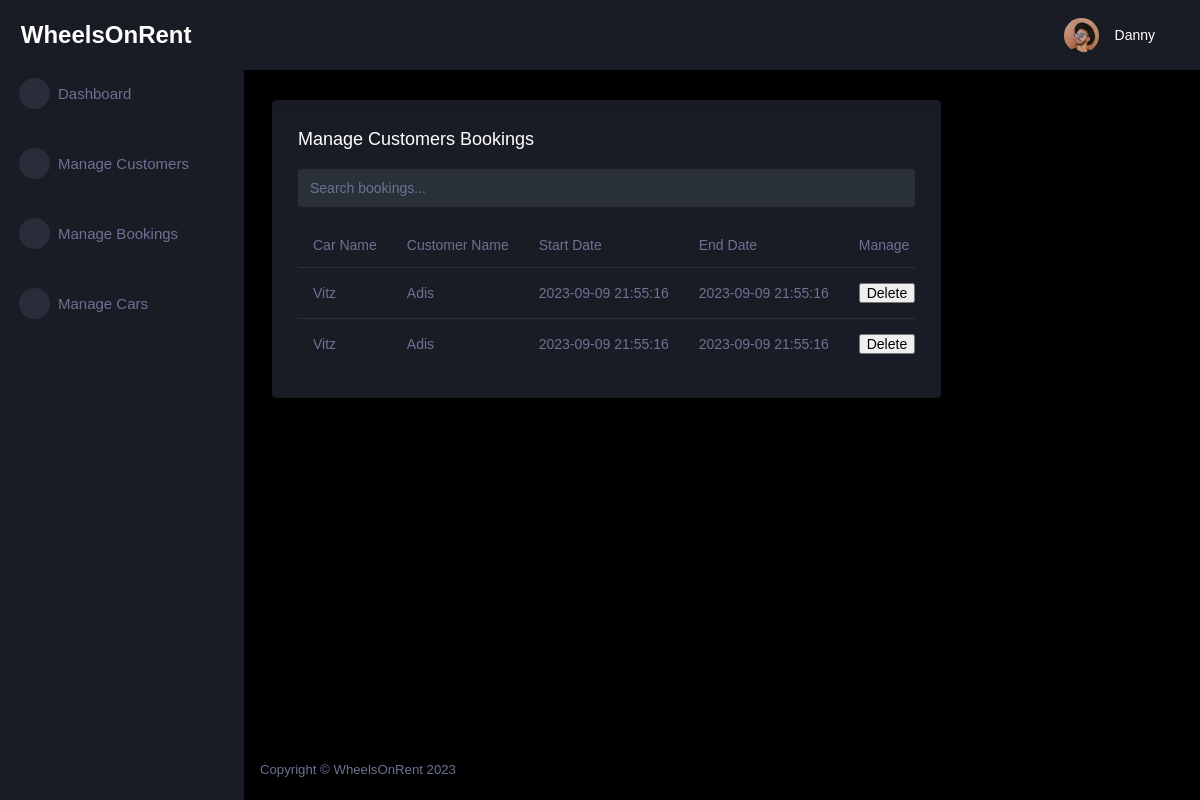
Before: /booking/ (signed in) with the older database file.
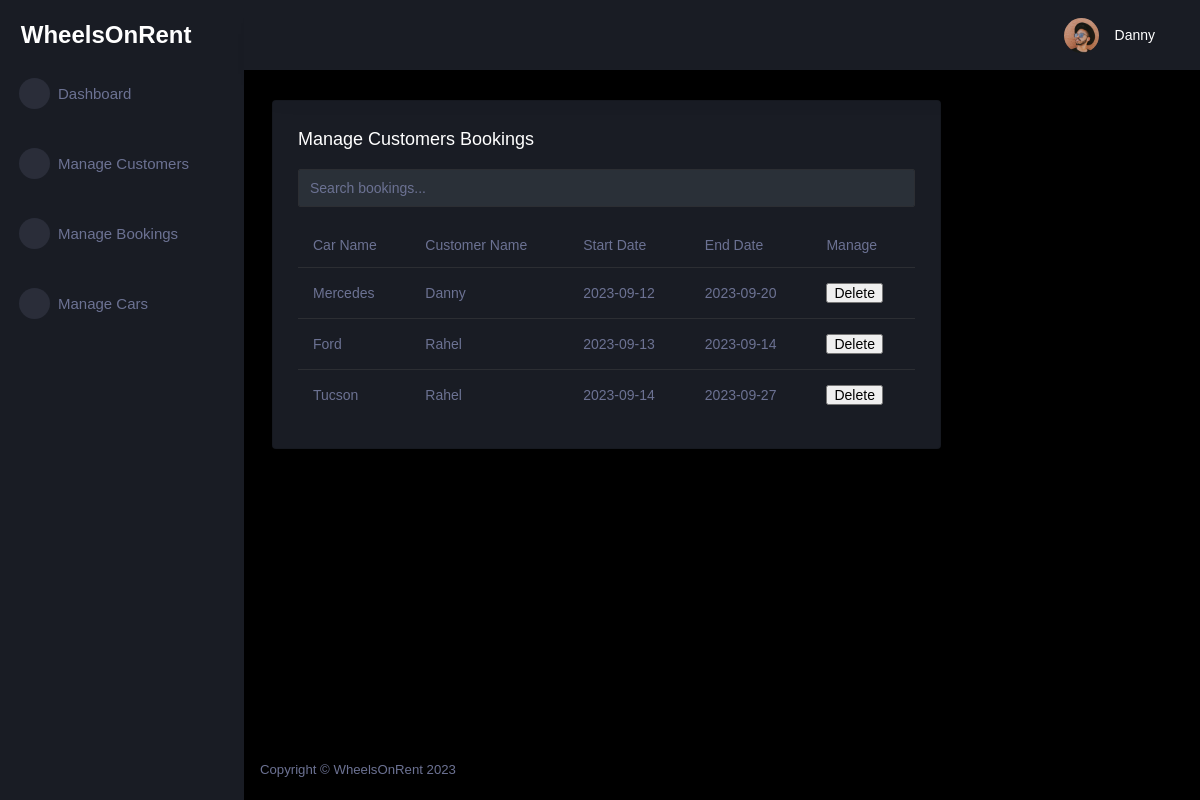
After: the same page with the newer database file.
### tables this page shows
CREATE TABLE customer (
  id INTEGER PRIMARY KEY AUTOINCREMENT,
  name TEXT NOT NULL,
  last_name TEXT NOT NULL,
  phone_number TEXT NOT NULL,
  email TEXT NOT NULL,
  password TEXT NOT NULL,
  role TEXT INTEGER DEFAULT 0
);

CREATE TABLE booking (
  id INTEGER PRIMARY KEY AUTOINCREMENT,
  customer_id INTEGER NOT NULL,
  car_id INTEGER NOT NULL,
  start_date DATE NOT NULL,
  end_date DATE NOT NULL,
  FOREIGN KEY (customer_id) REFERENCES customer (id),
  FOREIGN KEY (car_id) REFERENCES car (id)
);

CREATE TABLE car (
  id INTEGER PRIMARY KEY AUTOINCREMENT,
  name TEXT NOT NULL,
  model TEXT NOT NULL,
  status TEXT NOT NULL,
  seat INTEGER NOT NULL,
  door INTEGER NOT NULL,
  gearbox TEXT NOT NULL,
  image TEXT
, price REAL NOT NULL DEFAULT 0.0);

### car_app/booking.py (the view)
@bp.route('/')
@login_required
def index():
    db = get_db()
    bookings = db.execute(
        'SELECT b.id, ca.name, cu.name, cu.last_name, start_date, end_date'
        ' FROM booking b'
        ' JOIN customer cu ON b.customer_id = cu.id'
        ' JOIN car ca on b.car_id = ca.id'
        ' ORDER BY start_date ASC'
    ).fetchall()
    return render_template('admin/booking_index.html', bookings=bookings)

### car_app/customer.py (called while the page is built)
@bp.before_app_request
def load_logged_in_customer():
    customer_id = session.get('customer_id')
    if customer_id is None:
        g.customer = None
    else:
        g.customer = get_db().execute(
            'SELECT * FROM customer WHERE id = ?', (customer_id,)
        ).fetchone()

def login_required(view):
    @functools.wraps(view)
    def wrapped_view(**kwargs):
        if g.customer is None:
            return redirect(url_for('customer.login'))
        return view(**kwargs)
    return wrapped_view

### car_app/db.py (called while the page is built)
def get_db():
    if 'db' not in g:
        g.db = sqlite3.connect(
            current_app.config['DATABASE'],
            detect_types=sqlite3.PARSE_DECLTYPES
        )
        g.db.row_factory = sqlite3.Row
    return g.db

### car_app/templates/admin/booking_index.html (shortened to what this page needs)
{% extends 'admin/admin_base.html' %}
{% block content %}
<div class="content-wrapper">
  <div class="row">
    <div class="col-lg-9 grid-margin stretch-card">
      <div class="card">
        <div class="card-body">
          <h4 class="card-title">Manage Customers Bookings</h4>
          <div class="mb-3">
            <input type="text" id="searchInput" class="form-control" placeholder="Search bookings...">
          </div>
          <div class="table-responsive">
            <table class="table">
              <thead>
                <tr>
                  <th>Car Name</th>
                  <th>Customer Name</th>
                  <th>Start Date</th>
                  <th>End Date</th>
                  <th>Manage</th>
                </tr>
              </thead>
              <tbody>
                {% for booking in bookings %}
                  <tr>
                    <td>{{ booking[1] }}</td>
                    <td>{{ booking[2] }}</td>
                    <td>{{ booking[4] }}</td>
                    <td>{{ booking[5] }}</td>
              <td><form action="{{ url_for('booking.delete', id=booking['id']) }}" method="post"><input class="danger" type="submit" value="Delete" onclick="return confirm('Are you sure?')">
                </form></td>
                  </tr>
                {% endfor %}
              </tbody>
            </table>
          </div>
        </div>
      </div>
    </div>
  </div>
</div>
{% endblock %}

### car_app/templates/admin/admin_base.html (shortened to what this page needs)
<!DOCTYPE html>
<html lang="en">
<head>
    <link rel="stylesheet" href="https://cdn.jsdelivr.net/npm/bootstrap@4.0.0/dist/css/bootstrap.min.css">
    <link rel="stylesheet" href="{{ url_for('static', filename='assets/admin/assets/vendors/mdi/css/materialdesignicons.min.css')}}">
    <link rel="stylesheet" href="{{ url_for('static', filename='assets/admin/assets/vendors/css/vendor.bundle.base.css')}}">
    <link rel="stylesheet" href="{{ url_for('static', filename='assets/admin/assets/vendors/jvectormap/jquery-jvectormap.css')}}">
    <link rel="stylesheet" href="{{ url_for('static', filename='assets/admin/assets/vendors/flag-icon-css/css/flag-icon.min.css')}}">
    <link rel="stylesheet" href="{{ url_for('static', filename='assets/admin/assets/vendors/owl-carousel-2/owl.carousel.min.css')}}">
    <link rel="stylesheet" href="{{ url_for('static', filename='assets/admin/assets/vendors/owl-carousel-2/owl.theme.default.min.css')}}">
    <link rel="stylesheet" href="{{ url_for('static', filename='assets/admin/assets/css/style.css')}}">
</head>
<body>
    {% if g.customer['role'] == 1 %}
    <div class="container-scroller">
        <nav class="sidebar sidebar-offcanvas" id="sidebar">
            <div class="sidebar-brand-wrapper d-none d-lg-flex align-items-center justify-content-center fixed-top">
                <a class="sidebar-brand brand-logo" href="{{ url_for('customer.admin_dashboard') }}" style="text-decoration: none; color: white; font-size: 24px; font-weight: bold; font-family: Verdana, Geneva, Tahoma, sans-serif;">WheelsOnRent</a>
            </div>
            <ul class="nav">
                <li class="nav-item menu-items">
                    <a class="nav-link" href="{{ url_for('customer.admin_dashboard') }}">
                        <span class="menu-icon">
                <i class="mdi mdi-speedometer"></i>
              </span>
                        <span class="menu-title">Dashboard</span>
                    </a>
                </li>
                <br>
                <li class="nav-item menu-items">
                    <a class="nav-link" href="{{ url_for('customer.index') }}">
                        <span class="menu-icon">
                <i class="mdi mdi-playlist-play"></i>
              </span>
                        <span class="menu-title">Manage Customers</span>
                    </a>
                </li>
                <br>
                <li class="nav-item menu-items">
                    <a class="nav-link" href="{{ url_for('booking.index') }}">
                        <span class="menu-icon">
                <i class="mdi mdi-table-large"></i>
              </span>
                        <span class="menu-title">Manage Bookings</span>
                    </a>
                </li>
                <br>
                <li class="nav-item menu-items">
                    <a class="nav-link" href="{{ url_for('car.index') }}">
                        <span class="menu-icon">
                <i class="mdi mdi-car"></i>
              </span>
                        <span class="menu-title">Manage Cars</span>
                    </a>
                </li>
            </ul>
        </nav>
        <div class="container-fluid page-body-wrapper">
            <nav class="navbar p-0 fixed-top d-flex flex-row">
                <div class="navbar-menu-wrapper flex-grow d-flex align-items-stretch">
                    <button class="navbar-toggler navbar-toggler align-self-center" type="button" data-toggle="minimize">
              <span class="mdi mdi-menu"></span>
            </button>
                    <ul class="navbar-nav navbar-nav-right">
                        <li class="nav-item nav-settings d-none d-lg-block">
                            <a class="nav-link" href="#">
                                <i class="mdi mdi-view-grid"></i>
                            </a>
                        </li>
                        <li class="nav-item dropdown">
                            <a class="nav-link" id="profileDropdown" href="#" data-toggle="dropdown">
                                <div class="navbar-profile">
                                    <img class="img-xs rounded-circle" src="{{ url_for('static', filename='assets/admin/assets/images/faces/face15.jpg')}}" alt="">
                                    <p class="mb-0 d-none d-sm-block navbar-profile-name">{{ g.customer['name'] }}</p>
                                    <i class="mdi mdi-menu-down d-none d-sm-block"></i>
                                </div>
                            </a>
                        </li>
                    </ul>
                </div>
            </nav>
            <div class="main-panel">
                {% block content %}{% endblock %}
                <footer class="footer">
                    <div class="d-sm-flex justify-content-center justify-content-sm-between">
                        <span class="text-muted d-block text-center text-sm-left d-sm-inline-block">Copyright © WheelsOnRent 2023</span>
                    </div>
                </footer>
            </div>
        </div>
    </div>
    {% else %}
    <div class="container">
        <div class="alert alert-danger">
            <p>You do not have permission to view this page.</p>
        </div>
    </div>
    {% endif %}
</body>
</html>

Changed rows visible on the page:
removed booking: name "Vitz", name "Adis", start_date "2023-09-09 21:55:16", end_date "2023-09-09 21:55:16"
removed booking: name "Vitz", name "Adis", start_date "2023-09-09 21:55:16", end_date "2023-09-09 21:55:16"
added booking: name "Mercedes", name "Danny", start_date "2023-09-12", end_date "2023-09-20"
added booking: name "Ford", name "Rahel", start_date "2023-09-13", end_date "2023-09-14"
added booking: name "Tucson", name "Rahel", start_date "2023-09-14", end_date "2023-09-27"
